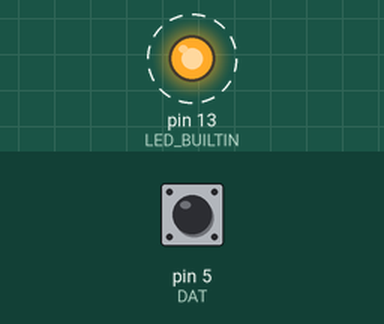
A program run on a simulated Arduino Uno, built with avr-gcc and run on an emulated ATmega328P. On the bench: output pins drawn as LEDs (lit = HIGH). Dashed ring = blinking. The inputs (shaded band) are chosen by the test bench; at power-on: pin 5 (DAT) HIGH. Pins used as bus, display or sensor lines are not drawn; what the program prints to the serial monitor is not drawn.

Above: at 4.2 s.
4.3 s: pin 5 (DAT) pulled LOW for 0.15 s
Timing chart, 0 to 65.9 s (numbered marks = the images above; inputs shaded):
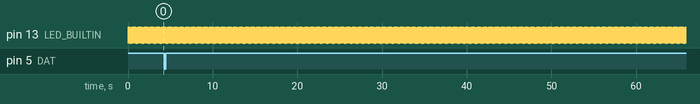

Measured:
- by itself, pin 13 (LED_BUILTIN): alternates HIGH for 0.02 s and LOW for 0.01 s

The program:

main.cpp
```cpp
#include <Arduino.h>
#include <ArduinoJson.h>

#define CLK 2		   // Красный #4 провод в фишке климата (DISP CLK)
#define DAT 5		   // Жёлтый #5 провод в фишке климата (AC SO)
#define IS_SLAVE false // Заменить false на true для переключения в режим slave (подключение в параллель с Connects 2 или штатным ГУ)

#define EQUAL_COUNT 2 // Количество одинаковых состояний климата, которые должны быть получены для отправки нового состояния (для фильтрции). Рекомендуемый диапазон: 1-5 (1 - для отключения фильтрации)

volatile byte climateData[7];
/* Формат пакеты климата
//volatile byte climateData[] = {B00000000, B00000001, B10001001, B10000000, B10100001, B10100100, B10001100};
//                                Idle   p       Fanp    DirLFAp        ACp      Tmp2p      Tmp1p   XOR = 1p
//                                  frame                   huu
//                                                          elt
//                                                          alo
//  LSB first  ~(7 bin + parity(odd))                       dR
*/

StaticJsonDocument<128> *prevJsonDoc = NULL;
uint8_t equalityCheck = 0; // Переменная хранит количество одинаковых последовательно полученных состояний климата. Используется для фильтрации помех.

void (*climateReadProtocol)(uint8_t, uint8_t) = NULL;

void climateReadSlave(uint8_t dataPin, uint8_t clockPin)
{
	while (!digitalRead(clockPin))
	{
	}
	delay(10);
	for (uint8_t b = 0; b < 7; b++)
	{
		for (uint8_t i = 0; i < 8; ++i)
		{
			while (!digitalRead(clockPin))
			{
			}
			while (digitalRead(clockPin))
			{
			}
			switch (digitalRead(dataPin))
			{
			case 0:
				climateData[b] |= 1 << i;
				break;
			case 1:
				climateData[b] &= ~(1 << i);
				break;
			}
		}
	}
}


void climateReadMaster(uint8_t dataPin, uint8_t clockPin)
{
	for (uint8_t b = 0; b < 7; b++)
	{
		for (uint8_t i = 0; i < 8; ++i)
		{
			digitalWrite(clockPin, HIGH);
			delayMicroseconds(50);
			digitalWrite(clockPin, LOW);
			delayMicroseconds(50);
			switch (digitalRead(dataPin))
			{
			case 0:
				climateData[b] |= 1 << i;
				break;
			case 1:
				climateData[b] &= ~(1 << i);
				break;
			}
		}
	}
}

void setup()
{
	pinMode(LED_BUILTIN, OUTPUT);

	if (IS_SLAVE)
	{
		pinMode(CLK, INPUT);
		pinMode(DAT, INPUT);
		climateReadProtocol = &climateReadSlave;
	}
	else
	{
		pinMode(CLK, OUTPUT);
		digitalWrite(CLK, LOW);
		pinMode(DAT, INPUT_PULLUP);
		climateReadProtocol = &climateReadMaster;
	}

	Serial.begin(57600);
}

bool Check_CRC()
{
	uint8_t crc = 0;
	if (climateData[0] != 0)
	{

		return false;
	}
	for (byte i = 1; i < 7; i++)
		crc ^= climateData[i];
	if (crc != B10000001)
	{
		return false;
	}
	return true;
}

bool compareJsonDocs(StaticJsonDocument<128>* doc1, StaticJsonDocument<128>* doc2) {
	bool result = doc1 != NULL && doc2 != NULL && (*doc1)["tempLeft"] == (*doc2)["tempLeft"] && (*doc1)["ac"] == (*doc2)["ac"] && (*doc1)["auto"] == (*doc2)["auto"]
	 && (*doc1)["fanDirection"] == (*doc2)["fanDirection"] && (*doc1)["fanLevel"] == (*doc2)["fanLevel"] && (*doc1)["tempRight"] == (*doc2)["tempRight"];
	return result;
}

void loop()
{
	digitalWrite(LED_BUILTIN, HIGH);
	climateReadProtocol(DAT, CLK);


	StaticJsonDocument<128> *jsonDoc = new StaticJsonDocument<128>();
	if (Check_CRC())
	{
		(*jsonDoc)["fanLevel"] = ((climateData[1]) & B1110) ? ((climateData[1] & B1110) >> 1) : 0;
		(*jsonDoc)["fanDirection"] = (int)((climateData[2]) & B1110000 ? ((climateData[2] & B1110000) >> 4) : 0);
		(*jsonDoc)["auto"] = ((climateData[2]) & B10) == 2;
		(*jsonDoc)["ac"] = ((climateData[3]) & B110 ? ((climateData[3] & B110) >> 1) : 0);

		if (char i = (((climateData[5]) & B11110) >> 1))
		{

			if (i == 1)
			{
				(*jsonDoc)["tempLeft"] = 0;
			}
			if ((i > 1) && (i < 0xF))
			{
				(*jsonDoc)["tempLeft"] = i + 14; // 1- LO; 2 - 16; 3 - 17 ..
			}
			if (i == 0xf)
			{
				(*jsonDoc)["tempLeft"] = 99;
			}
		}
		else
		{
			(*jsonDoc)["tempLeft"] = -1;
		}

		if (char i = (((climateData[4]) & B11110) >> 1))
		{
			if (i == 1)
			{
				(*jsonDoc)["tempRight"] = 0;
			}
			if ((i > 1) && (i < 0xF))
			{
				(*jsonDoc)["tempRight"] = i + 14; // 1- LO; 2 - 16; 3 - 17 ..
			}
			if (i == 0xf)
			{
				(*jsonDoc)["tempRight"] = 99;
			}
		}
		else
		{
			(*jsonDoc)["tempRight"] = -1;
		}
	} else {
		(*jsonDoc)["tempLeft"] = -1;
		(*jsonDoc)["ac"] = 0;
		(*jsonDoc)["auto"] = false;
		(*jsonDoc)["fanDirection"] = 0;
		(*jsonDoc)["fanLevel"] = 0;
		(*jsonDoc)["tempRight"] = -1;
	}


	if(compareJsonDocs(jsonDoc, prevJsonDoc)) {
		if (equalityCheck < EQUAL_COUNT) {
			equalityCheck++;
		}
		delete jsonDoc;
	} else {
		if(prevJsonDoc != NULL) delete prevJsonDoc;
		prevJsonDoc = jsonDoc;
		equalityCheck = 1;
	}


	if(equalityCheck >= EQUAL_COUNT) {
		String jsonStr;
		serializeJson(*prevJsonDoc, jsonStr);
		Serial.println("^" + jsonStr + "$");
	}


	digitalWrite(LED_BUILTIN, LOW);
	//delay(100 / EQUAL_COUNT);
	delay(10);
}
```
